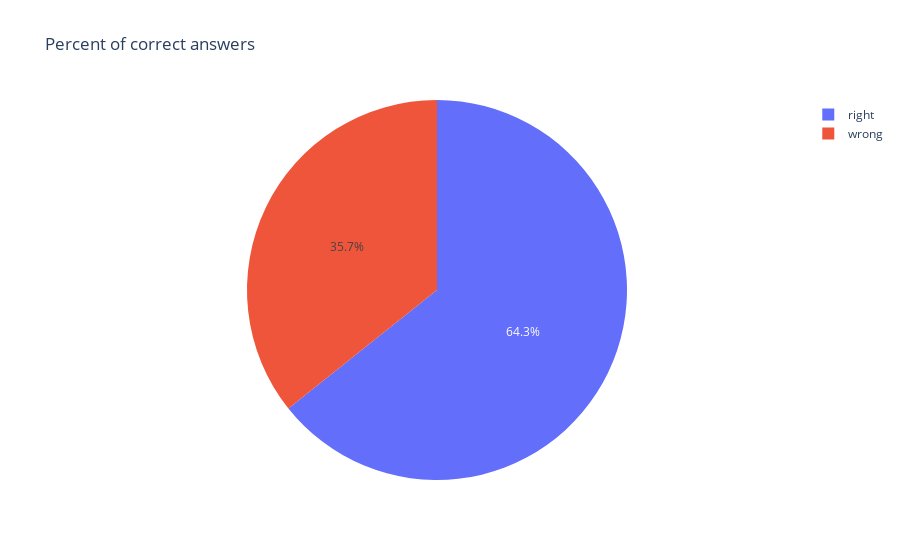

The code cell stored with this chart in its notebook:
### Code cell
ds = data['correct'].value_counts().reset_index()

ds.columns = [
    'correct',
    'percent'
]

ds['percent'] /= len(data)
ds = ds.sort_values(['percent'])

fig = px.pie(
    ds,
    names = ['wrong', 'right'],
    values = 'percent',
    title = 'Percent of correct answers'    
)

fig.show()

### Figure 1 — Plotly figure (JSON) as saved in the notebook; plotly's stock layout.template omitted (floating-point values rounded to 4 significant figures)
{"data": [{"domain": {"x": [0, 1], "y": [0, 1]}, "hovertemplate": "label=%{label}<br>percent=%{value}<extra></extra>", "labels": ["wrong", "right"], "legendgroup": "", "name": "", "showlegend": true, "type": "pie", "values": [0.3571, 0.6429]}], "layout": {"legend": {"tracegroupgap": 0}, "title": {"text": "Percent of correct answers"}}}
